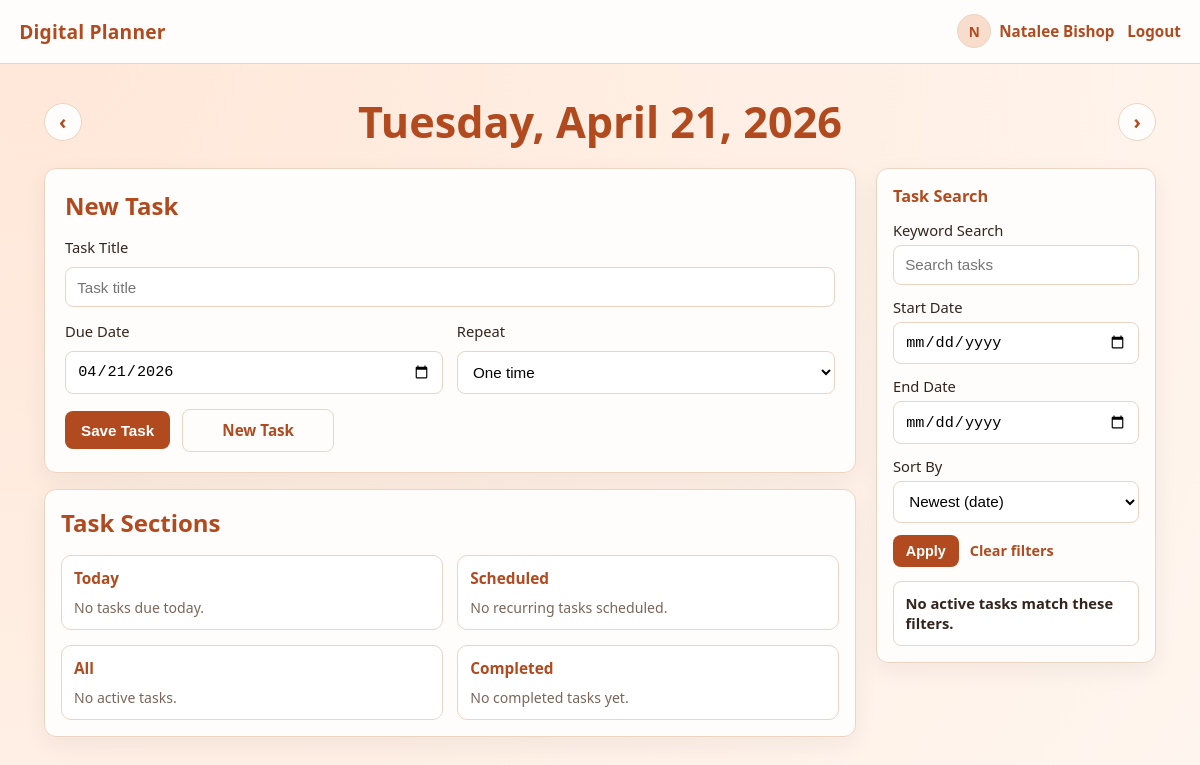
The app's page /tasks/new/ (signed in), older data.
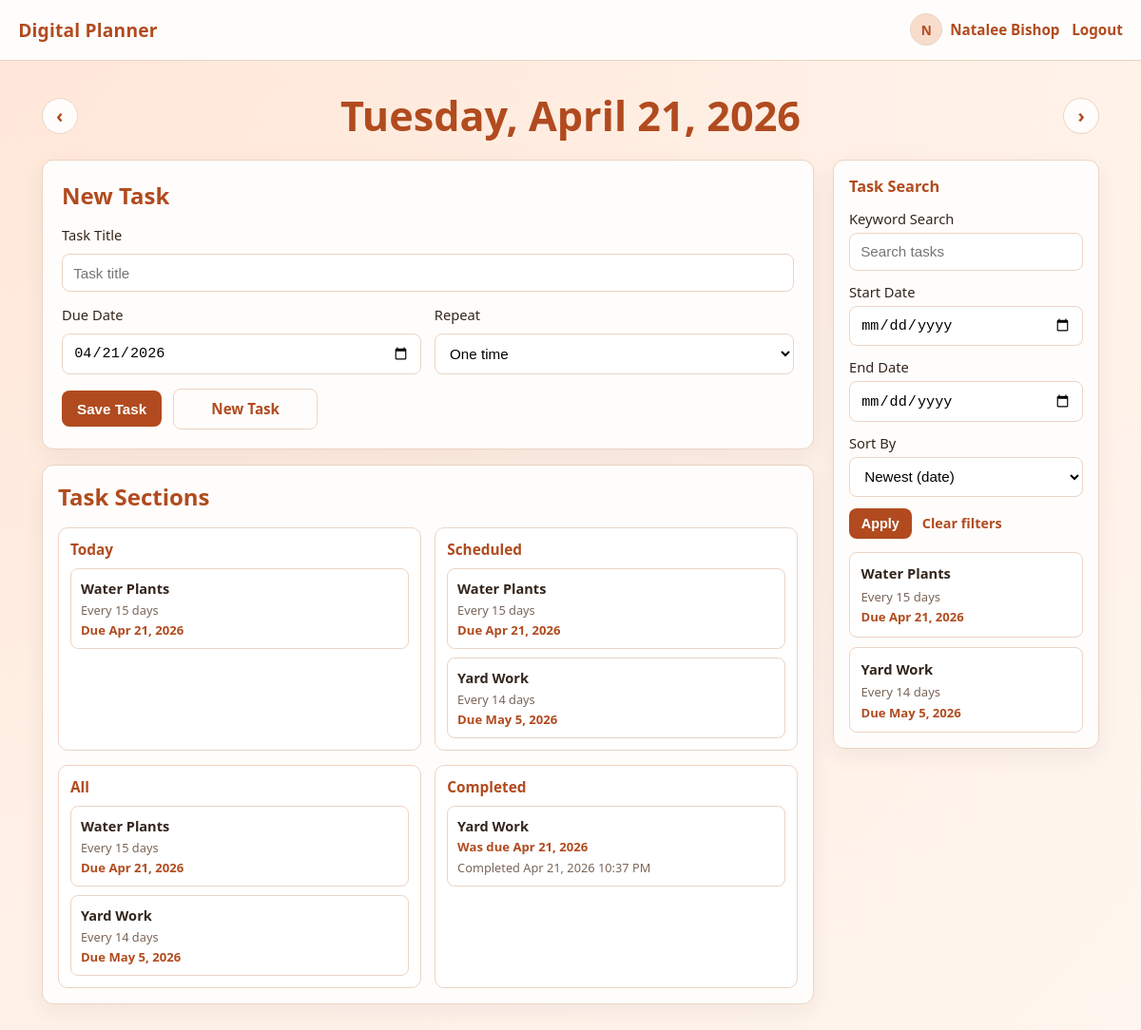
The same page, newer data.
### planner/models.py (models this page shows, shortened)
class Task(models.Model):
	REPEAT_ONE_TIME = 'one_time'
	REPEAT_DAILY = 'daily'
	REPEAT_EVERY_N_DAYS = 'every_n_days'
	REPEAT_EVERY_N_MONTHS = 'every_n_months'
	REPEAT_CHOICES = [
		(REPEAT_ONE_TIME, 'One time'),
		(REPEAT_DAILY, 'Daily'),
		(REPEAT_EVERY_N_DAYS, 'Every N days'),
		(REPEAT_EVERY_N_MONTHS, 'Every N months'),
	]
	user = models.ForeignKey(User, on_delete=models.CASCADE, related_name='tasks')
	title = models.CharField(max_length=160)
	start_date = models.DateField()
	due_date = models.DateField()
	repeat_type = models.CharField(max_length=20, choices=REPEAT_CHOICES, default=REPEAT_ONE_TIME)
	repeat_interval = models.PositiveIntegerField(default=1)
	recurrence_count = models.PositiveIntegerField(default=0)
	is_completed = models.BooleanField(default=False)
	completed_at = models.DateTimeField(blank=True, null=True)
	created_at = models.DateTimeField(auto_now_add=True)
	updated_at = models.DateTimeField(auto_now=True)
	class Meta:
		ordering = ['due_date', 'created_at', 'pk']
	def get_repeat_summary(self):
		if self.repeat_type == self.REPEAT_DAILY:
			return 'Daily'
		if self.repeat_type == self.REPEAT_EVERY_N_DAYS:
			suffix = 'day' if self.repeat_interval == 1 else 'days'
			return f"Every {self.repeat_interval} {suffix}"
		if self.repeat_type == self.REPEAT_EVERY_N_MONTHS:
			suffix = 'month' if self.repeat_interval == 1 else 'months'
			return f"Every {self.repeat_interval} {suffix}"
		return 'One time'

class TaskCompletion(models.Model):
	user = models.ForeignKey(User, on_delete=models.CASCADE, related_name='task_completions')
	task = models.ForeignKey(Task, on_delete=models.CASCADE, related_name='completions')
	title_snapshot = models.CharField(max_length=160)
	completed_due_date = models.DateField()
	completed_at = models.DateTimeField(auto_now_add=True)
	class Meta:
		ordering = ['-completed_at', '-pk']

### planner/views.py (the view)
# urls.py: path('tasks/new/', views.task_create_view, name='task-create'),
@login_required
def task_create_view(request):
	context = _build_authenticated_context(request.user, 'Add Task')
	_apply_selected_date_context(context, request)
	_apply_sort_filter_context(context, request)
	task_filter_query = _build_task_filter_query(request)
	selected_task = None
	selected_task_id = request.GET.get('task', '').strip()
	if selected_task_id:
		try:
			selected_task = Task.objects.get(pk=selected_task_id, user=request.user)
		except (Task.DoesNotExist, ValueError):
			raise Http404('Task not found.')
	if request.method == 'POST':
		posted_task_id = request.POST.get('task_id', '').strip()
		if posted_task_id:
			try:
				selected_task = Task.objects.get(pk=posted_task_id, user=request.user)
			except (Task.DoesNotExist, ValueError):
				raise Http404('Task not found.')
		selected_date_value = _parse_optional_date(request.POST.get('selected_date', '')) or date.today()
		action = request.POST.get('action')
		if action == 'delete':
			if selected_task:
				selected_task.delete()
			redirect_query = {'date': selected_date_value.isoformat()}
			if task_filter_query:
				return redirect(f"{request.path}?{urlencode(redirect_query)}&{task_filter_query}")
			return redirect(f"{request.path}?{urlencode(redirect_query)}")
		if action == 'complete' and selected_task:
			_complete_task(selected_task, request.user)
			redirect_date = selected_task.due_date if not selected_task.is_completed else selected_date_value
			redirect_query = {'date': redirect_date.isoformat()}
			if task_filter_query:
				return redirect(f"{request.path}?{urlencode(redirect_query)}&{task_filter_query}")
			return redirect(f"{request.path}?{urlencode(redirect_query)}")
		task_form = TaskForm(request.POST, instance=selected_task)
		if task_form.is_valid():
			task = task_form.save(commit=False)
			task.user = request.user
			task.is_completed = False
			task.completed_at = None
			task.recurrence_count = 0
			task.due_date = task.start_date
			task.save()
			redirect_query = {'date': task.due_date.isoformat(), 'task': str(task.pk)}
			if task_filter_query:
				return redirect(f"{request.path}?{urlencode(redirect_query)}&{task_filter_query}")
			return redirect(f"{request.path}?{urlencode(redirect_query)}")
	else:
		selected_date_value = _parse_optional_date(context['selected_date']) or date.today()
		if selected_task:
			task_form = TaskForm(instance=selected_task)
		else:
			task_form = TaskForm(
				initial={
					'start_date': selected_date_value,
					'repeat_type': Task.REPEAT_ONE_TIME,
					'repeat_interval': 1,
				}
			)
	today_value = date.today()
	active_tasks = Task.objects.filter(user=request.user, is_completed=False).order_by('due_date', 'created_at', 'pk')
	context['task_form'] = task_form
	context['tasks'] = _build_task_list_query(request.user, request)
	context['today_tasks'] = active_tasks.filter(due_date=today_value)
	context['scheduled_tasks'] = active_tasks.exclude(repeat_type=Task.REPEAT_ONE_TIME)
	context['all_tasks'] = active_tasks
	context['completed_tasks'] = TaskCompletion.objects.filter(user=request.user).order_by('-completed_at', '-pk')[:10]
	context['selected_task'] = selected_task
	context['selected_task_id'] = str(selected_task.pk) if selected_task else ''
	context['task_filter_query'] = task_filter_query
	return render(request, 'planner/task_create.html', context)

### planner/forms.py (shortened to what this page needs)
class TaskForm(forms.ModelForm):
    class Meta:
        model = Task
        fields = ['title', 'start_date', 'repeat_type', 'repeat_interval']
        widgets = {
            'title': forms.TextInput(attrs={'placeholder': 'Task title'}),
            'start_date': forms.DateInput(attrs={'type': 'date'}),
        }

### planner/views.py (called while the page is built)
def _get_or_create_profile(user):
	profile, _ = UserProfile.objects.get_or_create(user=user)
	return profile

def _get_user_display_name(user):
	full_name = user.get_full_name().strip()
	if full_name:
		return full_name
	if user.first_name:
		return user.first_name
	return user.email

def _get_user_avatar_initial(user):
	display_name = _get_user_display_name(user)
	return display_name[:1].upper() if display_name else ''

def _build_authenticated_context(user, title):
	profile = _get_or_create_profile(user)
	return {
		'title': title,
		'current_theme': profile.theme,
		'user_profile': profile,
		'display_name': _get_user_display_name(user),
		'avatar_initial': _get_user_avatar_initial(user),
	}

def _parse_optional_date(value):
	if not value:
		return None
	try:
		return datetime.strptime(value, '%Y-%m-%d').date()
	except ValueError:
		return None

### planner/templates/planner/task_create.html (shortened to what the changed rows need)
{% extends 'planner/base.html' %}
{% block content %}
<div class="content-shell">
    <div class="object-page-date-nav" aria-label="Date navigation">
        <h2 class="object-page-date">{{ selected_date_display }}</h2>
    </div>
    <div class="object-page-layout">
        <section class="task-main" aria-label="Task editor and sections">
            <div class="card task-card">
                <form method="post" class="task-form">
                    <div class="task-header">
                        <h2>
                            {% if selected_task %}
                            Edit Task
                            {% else %}
                            New Task
                            {% endif %}
                        </h2>
                    </div>
                </form>
            </div>
            <div class="card sections-card">
                <h2>Task Sections</h2>
                <div class="sections-grid">
                    <section class="section-box">
                        <ul class="task-list">
                            {% for task in today_tasks %}
                            <li class="task-item">
                                <a class="task-link"
                                    href="{% url 'task-create' %}?date={{ task.due_date|date:'Y-m-d' }}&task={{ task.pk }}{% if task_filter_query %}&{{ task_filter_query }}{% endif %}">
                                    <p class="task-item-title">{{ task.title }}</p>
                                    <p class="task-item-meta">{{ task.get_repeat_summary }}</p>
                                    <p class="task-item-date">Due {{ task.due_date|date:"M j, Y" }}</p>
                                </a>
                            </li>
                            {% empty %}
                            <li>
                                <p class="task-empty">No tasks due today.</p>
                            </li>
                            {% endfor %}
                        </ul>
                    </section>
                    <section class="section-box">
                        <ul class="task-list">
                            {% for task in scheduled_tasks %}
                            <li class="task-item">
                                <a class="task-link"
                                    href="{% url 'task-create' %}?date={{ task.due_date|date:'Y-m-d' }}&task={{ task.pk }}{% if task_filter_query %}&{{ task_filter_query }}{% endif %}">
                                    <p class="task-item-title">{{ task.title }}</p>
                                    <p class="task-item-meta">{{ task.get_repeat_summary }}</p>
                                    <p class="task-item-date">Due {{ task.due_date|date:"M j, Y" }}</p>
                                </a>
                            </li>
                            {% empty %}
                            <li>
                                <p class="task-empty">No recurring tasks scheduled.</p>
                            </li>
                            {% endfor %}
                        </ul>
                    </section>
                    <section class="section-box">
                        <ul class="task-list">
                            {% for task in all_tasks %}
                            <li class="task-item">
                                <a class="task-link"
                                    href="{% url 'task-create' %}?date={{ task.due_date|date:'Y-m-d' }}&task={{ task.pk }}{% if task_filter_query %}&{{ task_filter_query }}{% endif %}">
                                    <p class="task-item-title">{{ task.title }}</p>
                                    <p class="task-item-meta">{{ task.get_repeat_summary }}</p>
                                    <p class="task-item-date">Due {{ task.due_date|date:"M j, Y" }}</p>
                                </a>
                            </li>
                            {% empty %}
                            <li>
                                <p class="task-empty">No active tasks.</p>
                            </li>
                            {% endfor %}
                        </ul>
                    </section>
                    <section class="section-box">
                        <ul class="task-list">
                            {% for item in completed_tasks %}
                            <li class="task-item">
                                <div class="task-link">
                                    <p class="task-item-title">{{ item.title_snapshot }}</p>
                                    <p class="task-item-date">Was due {{ item.completed_due_date|date:"M j, Y" }}</p>
                                    <p class="task-item-meta">Completed {{ item.completed_at|date:"M j, Y g:i A" }}</p>
                                </div>
                            </li>
                            {% empty %}
                            <li>
                                <p class="task-empty">No completed tasks yet.</p>
                            </li>
                            {% endfor %}
                        </ul>
                    </section>
                </div>
            </div>
        </section>
        <aside class="object-sidebar" aria-label="Previous tasks and filters">
            <div class="card">
                <ul class="history-list" aria-label="Filtered task list">
                    {% for task in tasks %}
                    <li class="history-item">
                        <a class="history-link"
                            href="{% url 'task-create' %}?date={{ task.due_date|date:'Y-m-d' }}&task={{ task.pk }}{% if task_filter_query %}&{{ task_filter_query }}{% endif %}">
                            <p class="history-item-title">{{ task.title }}</p>
                            <p class="history-item-meta">{{ task.get_repeat_summary }}</p>
                            <p class="history-item-date">Due {{ task.due_date|date:"M j, Y" }}</p>
                        </a>
                    </li>
                    {% empty %}
                    <li class="history-item">
                        <div class="history-link">
                            <p class="history-item-title">No active tasks match these filters.</p>
                        </div>
                    </li>
                    {% endfor %}
                </ul>
            </div>
        </aside>
    </div>
</div>
{% endblock %}

Row changes from the older to the newer data that the page shows:
added Task: title "Water Plants", get_repeat_summary "Every 15 days", due_date "Apr 21, 2026"
added Task: title "Yard Work", get_repeat_summary "Every 14 days", due_date "May 5, 2026"
added TaskCompletion: title_snapshot "Yard Work", completed_due_date "Apr 21, 2026", completed_at "Apr 21, 2026 10:37 PM"
Text that changed along with them:
text no longer shown: "No tasks due today. No recurring tasks scheduled. No active tasks. No completed tasks yet. No active tasks match these filters."
